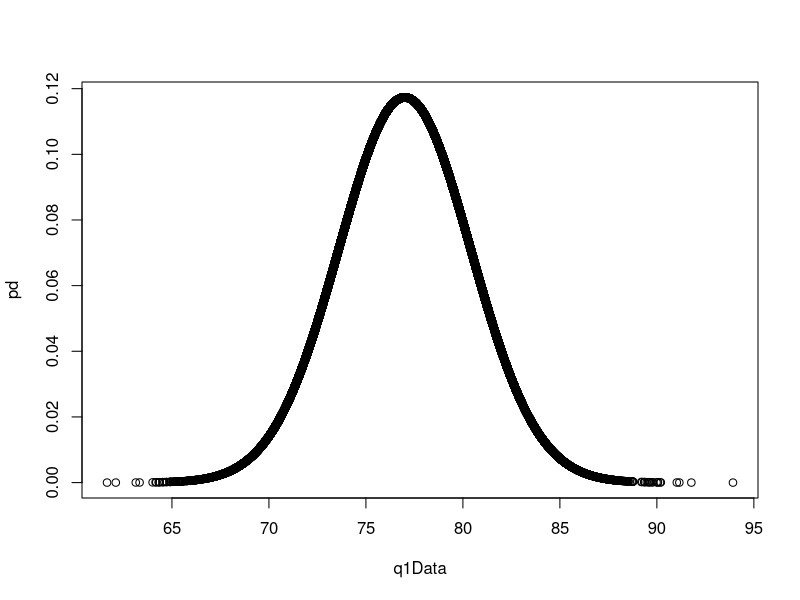
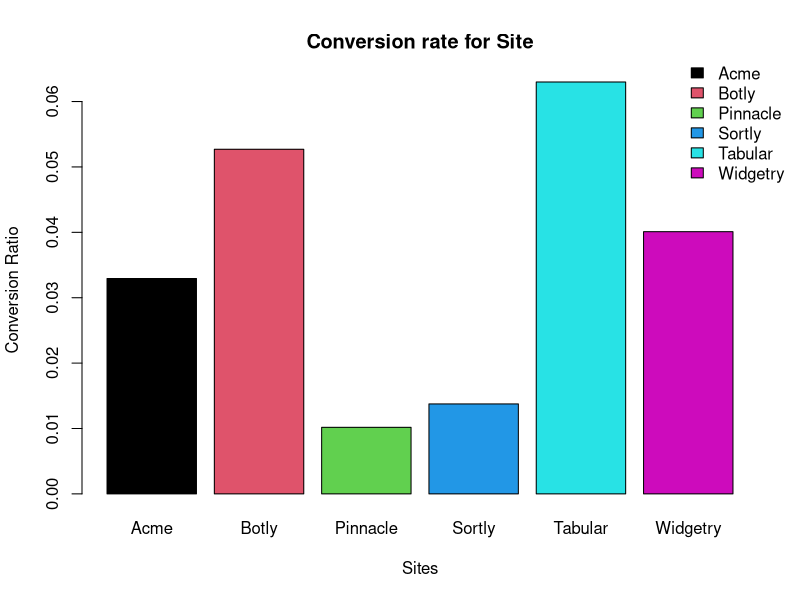
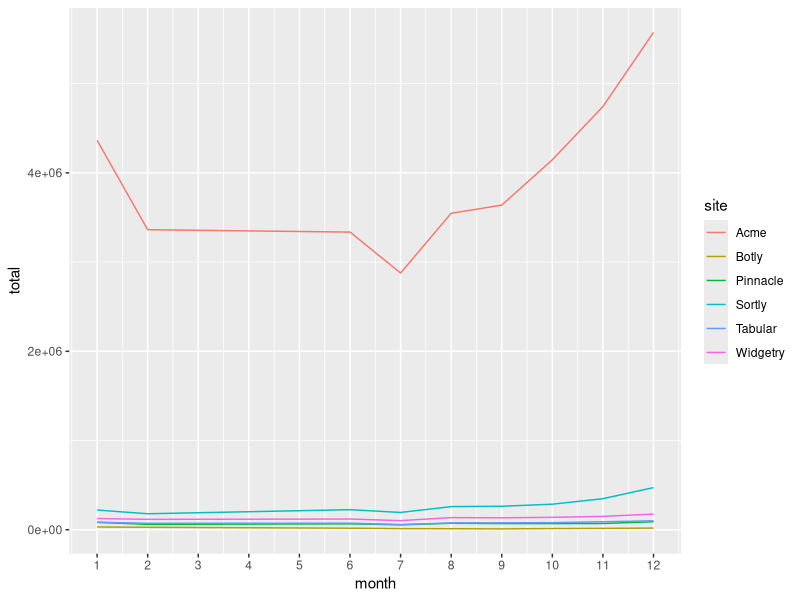
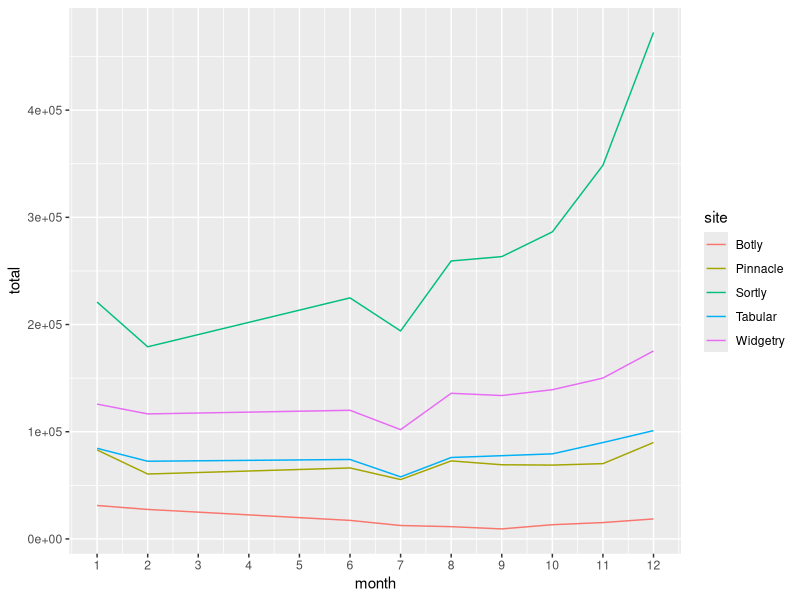
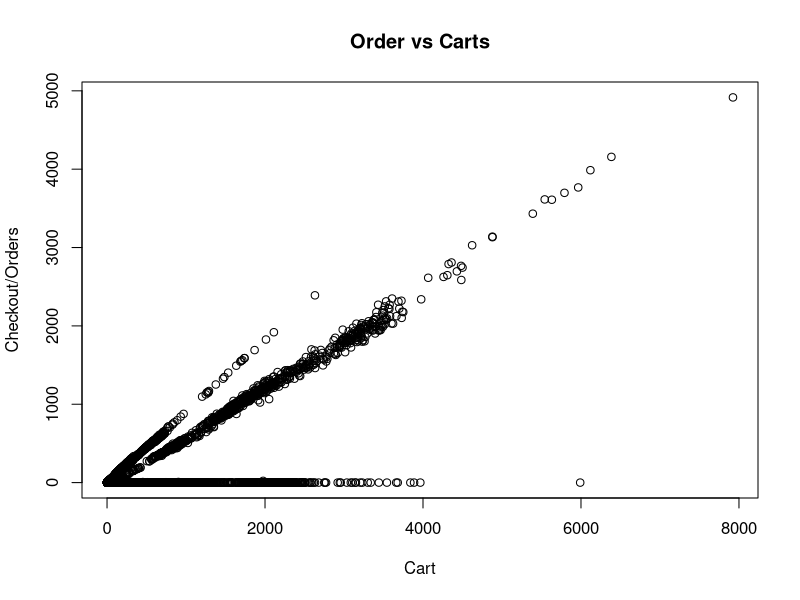
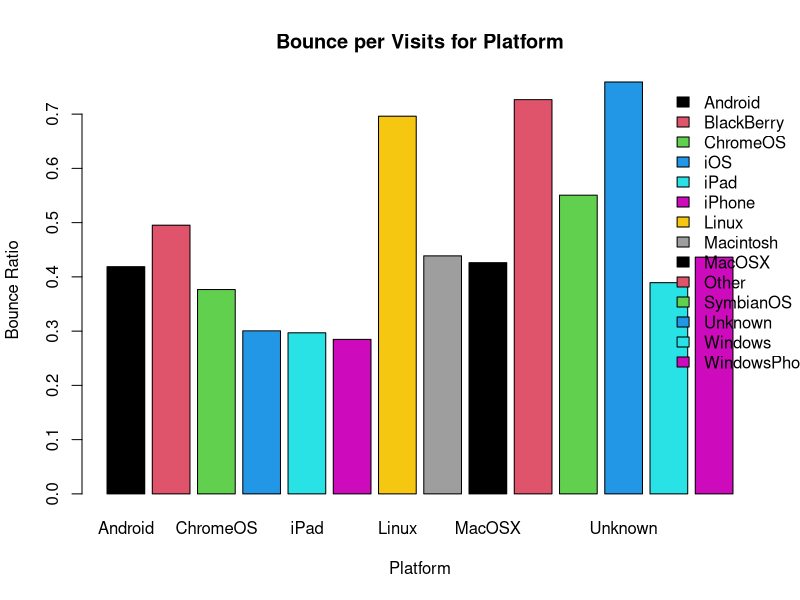

These figures' R source, in order:
## ---- chunk 1
knitr::opts_chunk$set(echo =TRUE)
library(knitr)
## ---- chunk 2
zVal <- ((72.6-77)/3.4)            
zVal
## ---- chunk 3


sample_size <-100000
#taking random sample in Normal dist.
q1Data <- rnorm(sample_size,mean=77,sd=3.4)

#taking prob dist in another
pd<-dnorm(q1Data,mean = 77,sd=3.4)

#plot to check distribution - expect bell curve
plot(q1Data,pd)

## ---- chunk 4
#Answer of Q3
(factorial(15)/(factorial(5)*factorial(10)) )*((0.5)^15)
## ---- chunk 5
#Answer of Q8
cat((1-pnorm(100,mean=90,sd=10))*100,"%")
## ---- chunk 6
#Answer of Q10

#data downloaded from MSN - https://www.msn.com/en-us/money/stockdetails/history/nys-wmt/fi-a25ya2, and saved in file wmt.csv

setwd("~/Desktop/")

walmartData <- read.csv('wmt.csv',header=TRUE,colClasses=c("Date"="Date","High"="double","Low"="double","Open"="double","Close"="double","Volume"="double"))
str(walmartData)
kable(walmartData, caption="walmart Stock Data (source: https://www.msn.com/en-us/money/stockdetails/history/nys-wmt/fi-a25ya2)")

## ---- chunk 7
   wmt.meanOfStockPrice = mean(walmartData[["Close"]])
   wmt.meanOfStockPrice
   wmt.stdDeviation =  sd(walmartData[["Close"]])
   wmt.stdDeviation
## ---- chunk 8
   #data downloaded from MSN - https://www.msn.com/en-us/money/stockdetails/history/nys-tgt/fi-a246z2, and saved in file tgt.csv

#Date,High,Low,Open,Close,Volume
targetData <- read.csv('tgt.csv',header=TRUE,colClasses=c("Date"="Date","High"="double","Low"="double","Open"="double","Close"="double","Volume"="double"))
str(targetData)

kable(targetData, caption="Target Stock Data (source: https://www.msn.com/en-us/money/stockdetails/history/nys-wmt/fi-a25ya2)")


## ---- chunk 9

#Now we calculate Mean and Std deviation of "Close" column

tgt.meanOfStockPrice <- mean(targetData[["Close"]])
cat("Mean Stock price for TGT",tgt.meanOfStockPrice)

tgt.stdDeviation <- sd(targetData[["Close"]])

cat("Std Dev Stock price for TGT",tgt.stdDeviation)

## ---- chunk 10

   wmt.CV = (wmt.stdDeviation/wmt.meanOfStockPrice)
   cat("walmart coefficient of variance for Stock price is ",wmt.CV)
   tgt.CV = (tgt.stdDeviation/tgt.meanOfStockPrice)
   cat("Target coefficient of variance for Stock price is ",tgt.CV)
   
## ---- chunk 11

cat("CV of walmart is ",(if(wmt.CV>tgt.CV) "Greater Than" else "Lower Than"), " CV of target")


## ---- chunk 12
# loading data of DJIA 

   #data downloaded from MSN - https://www.msn.com/en-us/money/stockdetails/history/nys-tgt/fi-a246z2, and saved in file tgt.csv

#Date,High,Low,Open,Adj Close, Close,Volume
djiData <- read.csv('DJI.csv',header=TRUE,colClasses=c("Date"="Date","High"="double","Low"="double","Open"="double","AdjClose"="double","Close"="double","Volume"="double"))
str(djiData)

kable(djiData, caption="Dow Jone Stock Data (source: https://finance.yahoo.com/quote/%5EDJI/history?p=%5EDJI)")

## ---- chunk 13

#Now we calculate Mean and Std deviation of "Close" column for DJIA

dji.meanOfStockPrice <- mean(djiData[["Close"]])
cat("Mean Stock price for DJI",dji.meanOfStockPrice)

dji.stdDeviation <- sd(djiData[["Close"]])

cat("Std Dev Stock price for DJI",dji.stdDeviation)

dji.CV =  dji.stdDeviation / dji.meanOfStockPrice

cat("CV of for DJI",dji.CV)

## ---- chunk 14

walmartData["investment"] = walmartData[['Close']]*100
str(walmartData)

wmt.investmentMean = mean(walmartData[['investment']])
wmt.investmentMean
cat("mean of daily market price of holding : ",wmt.investmentMean)
wmt.stdDevOfInvestment = sd(walmartData[['investment']])
wmt.stdDevOfInvestment
cat("Std Deviation of daily market price of holding : ",wmt.stdDevOfInvestment)
wmt.CVOfInvestment = wmt.stdDevOfInvestment/wmt.investmentMean
wmt.CVOfInvestment  #Will always come same as wmt.CV as we are just scaling and dividing with equally scaled values
## ---- chunk 15
library("readxl")
library("dplyr")
library("ggplot2")
assignmentDataset <- read_excel("Prob_Assignment_Dataset.xlsx", sheet = "Example_Data")

str(assignmentDataset%>%filter(is.na(gross_sales )))

str(assignmentDataset)

## ---- chunk 16
#Total visits per site
visitsPerSite<-aggregate(assignmentDataset[c("visits","orders")],by=assignmentDataset["site"],FUN=sum)

visitsPerSite
## ---- chunk 17

visitsPerSite["conversion_rate"] = visitsPerSite$orders/visitsPerSite$visits

summary(visitsPerSite)

barplot(visitsPerSite$conversion_rate,
        legend=factor(visitsPerSite$site),
        main = "Conversion rate for Site",
        xlab = "Sites",
        ylab = "Conversion Ratio",
        names.arg = visitsPerSite$site,
        col = factor(visitsPerSite$site),
        horiz = FALSE,
        args.legend = list(x = "topright", bty = "n", inset=c(-0.05, -0.07)))

## ---- chunk 18
visitsPerSitePerDay<-aggregate(assignmentDataset$visits,by=assignmentDataset[c("day","site")],FUN=sum)

str(visitsPerSitePerDay)
monthlySiteVisits<-visitsPerSitePerDay%>%mutate(month = as.integer(format(day, "%m"))) %>%group_by(month, site)%>%summarise(total = sum(x))

str(monthlySiteVisits)

monthlySiteVisits
ggplot(data = monthlySiteVisits, aes(x=month, y=total)) + geom_line(aes(colour=site))+scale_x_continuous(breaks = seq(1,12, by = 1))

## ---- chunk 19

monthlyVisitsWithoutAcme <-monthlySiteVisits%>%filter(site!="Acme")
monthlyVisitsWithoutAcme
ggplot(data = monthlyVisitsWithoutAcme, aes(x=month, y=total)) + geom_line(aes(colour=site))+scale_x_continuous(breaks = seq(1,12, by = 1))

## ---- chunk 20
#Answer of Q12

#correlating Checkouts done i.e orders made vs carts created
plot(assignmentDataset$add_to_cart, assignmentDataset$orders, main="Order vs Carts", xlab="Cart", ylab="Checkout/Orders")

## ---- chunk 21
#Correlating Platform vs Bounces - this is indicative of bug on site specific to a platform
platformBounces<-aggregate(assignmentDataset[c("bounces","visits")],
                           by=assignmentDataset["platform"],FUN=sum)

platformBounces["BPerV"] = platformBounces$bounces/platformBounces$visits
barplot(platformBounces$BPerV,
        legend=factor(platformBounces$platform),
        main = "Bounce per Visits for Platform",
        xlab = "Platform",
        ylab = "Bounce Ratio",
        names.arg = platformBounces$platform,
        col = factor(platformBounces$platform),
        horiz = FALSE,
        args.legend = list(x = "topright", bty = "n", inset=c(-0.10, 0)))

